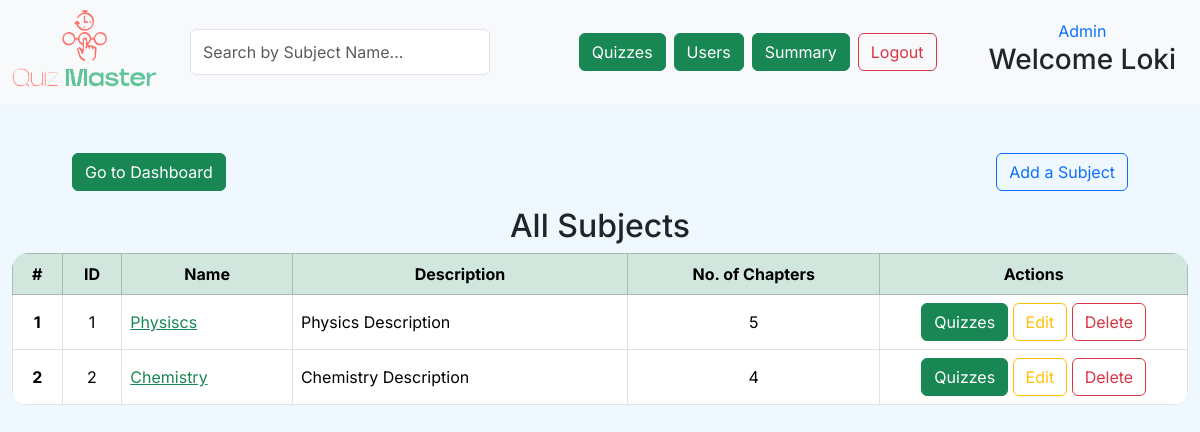
Screenshot of /quiz-master/subjects (signed in) with the database file from the repository.
### application/models.py (models this page shows)
class Subject(db.Model):
    __tablename__='subject'
    id = db.Column(db.Integer, primary_key=True,autoincrement=True)
    name = db.Column(db.String,nullable=False)
    description = db.Column(db.String)
    is_deleted = db.Column(db.Boolean,nullable=False,default=False)
    chapters = db.relationship('Chapter',back_populates='subject',lazy='select')
    quizzes = db.relationship('Quiz',secondary='quiz_subject',back_populates='subjects',lazy="select")

### application/controllers.py (the view)
@app.route("/quiz-master/subjects",methods=["GET"])
@admin_required
def admin_subjects():
    subjects = db.session.query(Subject).filter_by(is_deleted=False)
    subjects_list = [] #[(subjects,no. of chapters)]
    for subject in subjects:
        chap_count = db.session.query(Chapter).filter(Chapter.subject_id==subject.id,
                                                      Chapter.is_deleted==False).count()
        subjects_list += [(subject,chap_count)]
    return render_template('adm_all_subjects.html', subjects_list=subjects_list)

### application/controllers.py (called while the page is built)
def admin_required(f):
    @wraps(f)
    def decorated_function(*args, **kwargs):
        if 'admin_id' not in session:
            return redirect(url_for('login'))
        return f(*args, **kwargs)
    return decorated_function

### templates/adm_all_subjects.html (shortened to what this page needs)
<!DOCTYPE html>
<html lang="en">
<head>
    <link href="https://cdn.jsdelivr.net/npm/bootstrap@5.3.3/dist/css/bootstrap.min.css" rel="stylesheet"
 />
    <link rel="stylesheet" href="https://cdnjs.cloudflare.com/ajax/libs/font-awesome/6.7.2/css/all.min.css">
    <link rel="stylesheet" href="{{ url_for('static', filename='admin.css') }}">
</head>
<body>
    <header class="d-flex align-items-center p-2 bg-light">
        <div class="flex-shrink-0">
            <a href="{{ url_for('admin_dashboard') }}">
                <img src="{{ url_for('static', filename='logo3.png') }}" class="img-fluid pb-2" width="150px" alt="logo" />
            </a>
        </div>
        <div class="d-flex flex-grow-1 justify-content-between mx-3">
            <input type="text" id="subjectSearch" class="form-control mx-3" style="width: 300px;" placeholder="Search by Subject Name..." onkeyup="searchSubjects()">
            <nav class="d-flex mx-3">
                <a class="btn btn-success m-1" href="{{ url_for('admin_quizzes') }}" role="button">Quizzes</a>
                <a class="btn btn-success m-1" href="{{url_for('admin_users_view')}}"role="button">Users</a>
                <a href="{{ url_for('admin_full_summary') }}" class="btn btn-success m-1">Summary</a>
                <a class="btn btn-outline-danger m-1" href="{{ url_for('logout') }}" role="button">Logout</a>
            </nav>
        </div>
        <div class="flex-shrink-0 text-end mx-3">
            <div class="text-center text-primary">Admin</div>
            <h3>Welcome {{session['first_name']}}</h3>
        </div>
    </header>
    <section class="container-fluid mt-5">
        <div class="row">
            <div class="col d-flex justify-content-between">
                <div class="container d-flex justify-content-start ms-5">
                    <a href="{{ url_for('admin_dashboard') }}" class="btn btn-success">Go to Dashboard</a>
                </div>
                {% if subjects_list %}
                <div class="container d-flex justify-content-end me-5">
                    <a href="{{ url_for('admin_create_subject') }}" class="btn btn-outline-primary">Add a Subject</a>
                </div>
                {% endif %}
            </div>
        </div>
        {% if subjects_list %}
        <h2 class="text-center mt-3"> All Subjects </h2>
        <table class="table table-bordered rounded-table align-middle text-center">
            <thead>
                <tr class="table-success">
                    <th scope="col">#</th>
                    <th scope="col">ID</th>
                    <th scope="col">Name</th>
                    <th scope="col" style="min-width: 50%;max-width: 50%;">Description</th>
                    <th scope="col">No. of Chapters</th>
                    <th scope="col">Actions</th>
                </tr>
            </thead>
            <tbody>
                {% for subject,chap_count in subjects_list %}
                <tr class="subject-row">
                    <th scope="row">{{ loop.index }}</th>
                    <td>{{ subject.id }} </td>
                    <td class="text-start subject-name" style="max-width: 200px;"> <a href="{{url_for('admin_chapters_of_subject',subj_id=subject.id)}}" class="text-success">
                        {{ subject.name }}</a>
                    </td>
                    <td class="tj" style="max-width: 400px; word-wrap: break-word; white-space: normal;">{{ subject.description }}</td>
                    <td>{{ chap_count }}</td>
                    <td style="max-width: 170px;">
                        <a href="{{ url_for('admin_quizzes_on_subject',subj_id=subject.id) }}" class="action-button btn btn-success">Quizzes</a>
                        <a class="btn btn-outline-warning" href="{{ url_for('admin_update_subject',subj_id = subject.id) }}">Edit</a>
                        <a class="btn btn-outline-danger" href="{{ url_for('admin_delete_subject',subj_id = subject.id) }}">Delete</a>
                    </td>
                </tr>
                {% endfor %}
            </tbody>
        </table>
        {% else %}
        <div class="container text-center">
            <h2>No Subjects Added Yet!! <a href="{{ url_for('admin_create_subject') }}" class="btn btn-outline-primary">Add One Now</a></h2>
        </div>
        {% endif %}
    </section>
</body>
</html>

### static/admin.css (style rules this page uses)
* { font-family: "Inter", serif; }
body { background-color: aliceblue !important; }
.rounded-table { border-radius: 1rem; overflow: hidden; }
.tj { text-align: justify; }

### rows the page displays
Subject: id "1", name "Physiscs", description "Physics Description", chap_count "5"
Subject: id "2", name "Chemistry", description "Chemistry Description", chap_count "4"

### other values shown
{{ session['first_name'] }} "Loki"
